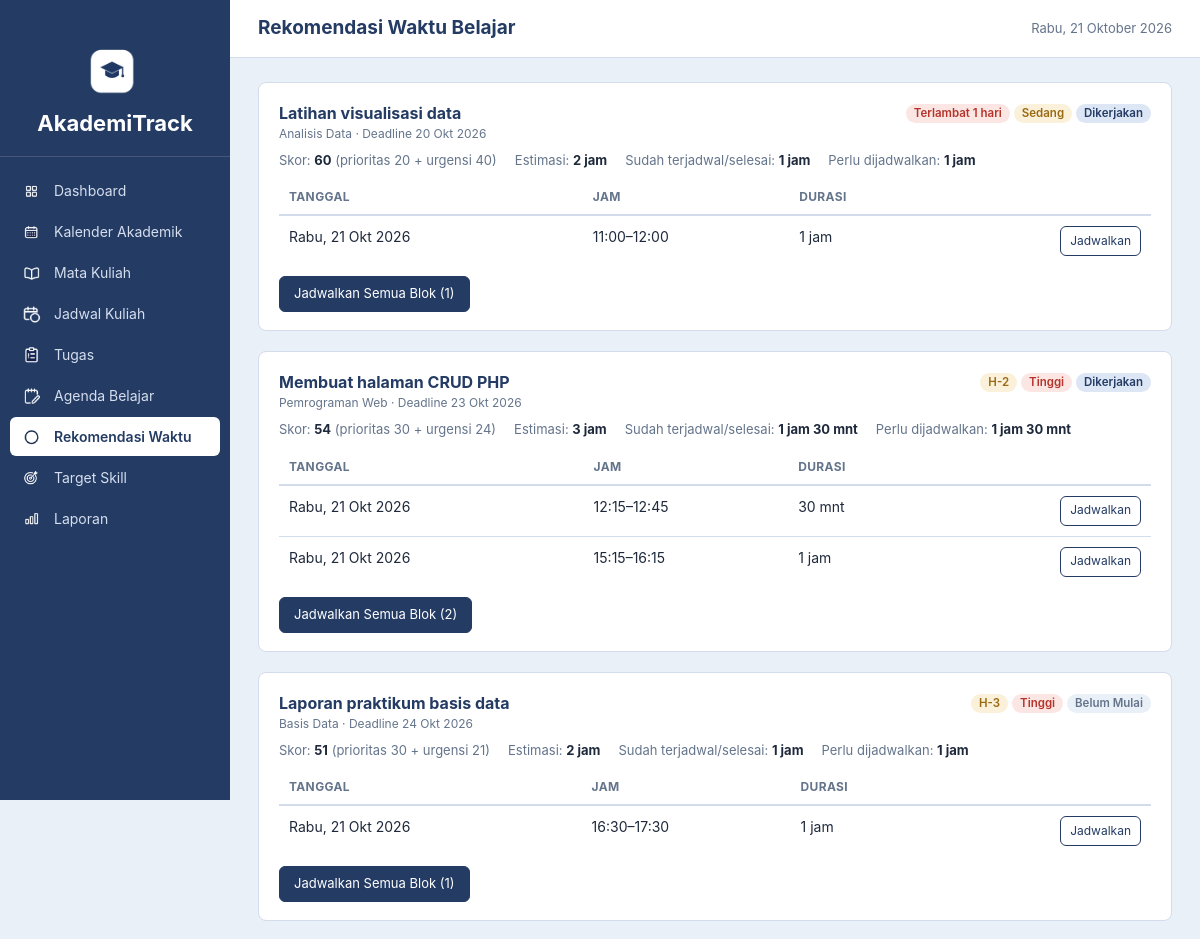
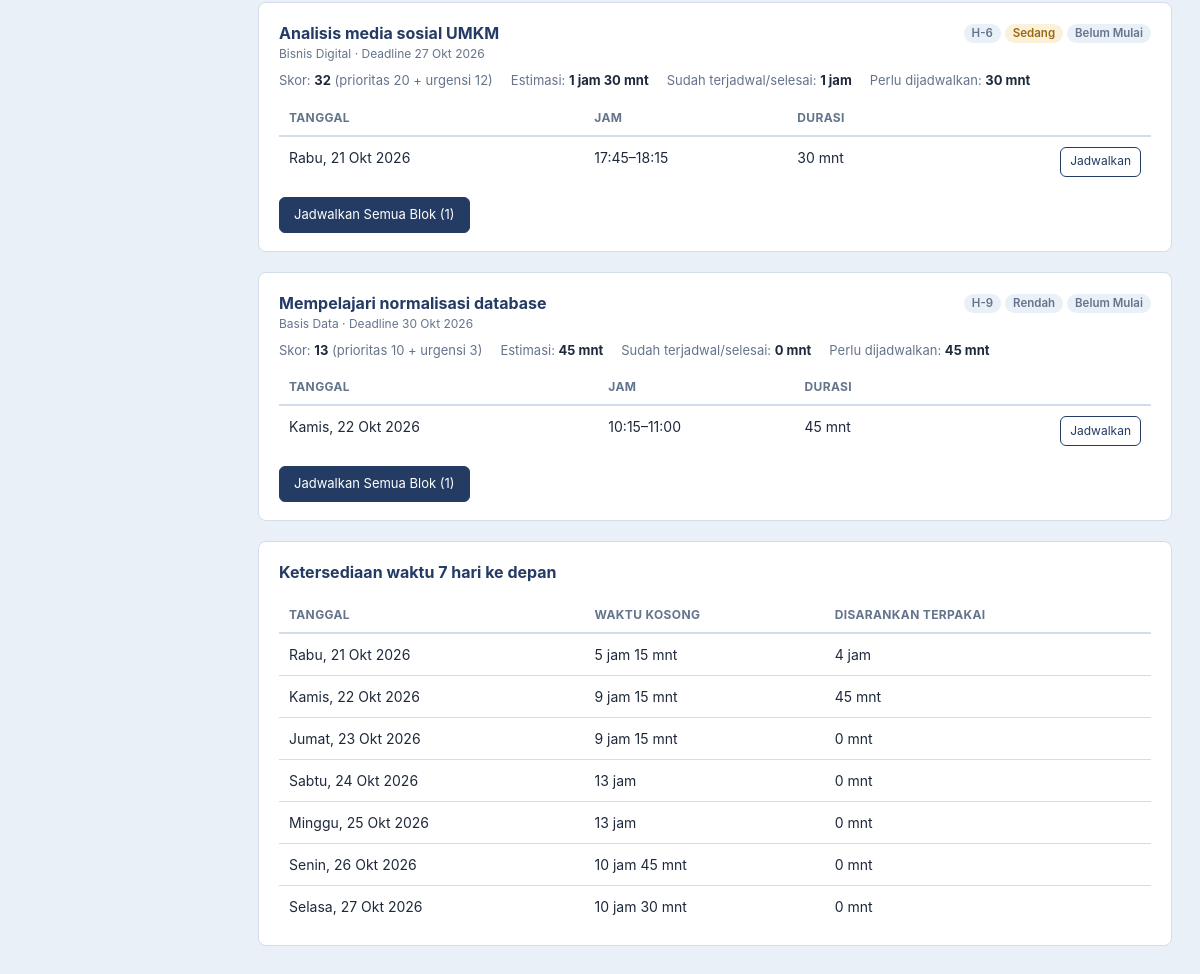
Screenshot of /rekomendasi.php with the database file from the repository (2 pictures, top to bottom).
### tables this page shows
CREATE TABLE `tugas` (
  `id` int NOT NULL,
  `mata_kuliah_id` int DEFAULT NULL,
  `judul` varchar(150) NOT NULL,
  `deskripsi` text,
  `deadline` date NOT NULL,
  `prioritas` enum('Rendah','Sedang','Tinggi') NOT NULL DEFAULT 'Sedang',
  `estimasi_menit` int DEFAULT NULL,
  `status` enum('Belum Mulai','Dikerjakan','Selesai') NOT NULL DEFAULT 'Belum Mulai',
  `created_at` timestamp NULL DEFAULT CURRENT_TIMESTAMP
);

CREATE TABLE `mata_kuliah` (
  `id` int NOT NULL,
  `nama_mata_kuliah` varchar(100) NOT NULL,
  `dosen` varchar(100) DEFAULT NULL,
  `warna` varchar(20) DEFAULT '#79502E',
  `created_at` timestamp NULL DEFAULT CURRENT_TIMESTAMP
);

### includes/rekomendasi.php (called while the page is built, shortened)
<?php
function ke_menit($hhmm)
{
    $bagian = explode(':', (string)$hhmm);
    return (int)$bagian[0] * 60 + (int)($bagian[1] ?? 0);
}
function dari_menit($menit)
{
    return sprintf('%02d:%02d', intdiv($menit, 60), $menit % 60);
}
function bobot_prioritas($prioritas)
{
    return ['Tinggi' => 30, 'Sedang' => 20, 'Rendah' => 10][$prioritas] ?? 20;
}
function skor_urgensi($sisaHari)
{
    return $sisaHari < 0 ? 40 : max(0, 30 - 3 * $sisaHari);
}
function slot_kosong_hari($conn, $tanggal, $menitSekarang = null)
{
    $awal = ke_menit(JAM_BELAJAR_MULAI);
    $akhir = ke_menit(JAM_BELAJAR_SELESAI);
    if ($menitSekarang !== null) {
        $awal = max($awal, (int)(ceil($menitSekarang / 30) * 30));
    }
    $sibuk = [];
    $hari = (int)date('N', strtotime($tanggal));
    $kuliah = db_all($conn, "SELECT jam_mulai, jam_selesai FROM jadwal_kuliah WHERE hari = ?", 'i', [$hari]);
    foreach ($kuliah as $k) {
        $sibuk[] = [ke_menit($k['jam_mulai']) - BUFFER_MENIT, ke_menit($k['jam_selesai']) + BUFFER_MENIT];
    }
    $sesi = db_all($conn, "SELECT waktu_mulai, waktu_selesai FROM sesi_belajar
                           WHERE status = 'Terjadwal' AND DATE(waktu_mulai) = ?", 's', [$tanggal]);
    foreach ($sesi as $s) {
        $sibuk[] = [ke_menit(substr($s['waktu_mulai'], 11, 5)) - BUFFER_MENIT, ke_menit(substr($s['waktu_selesai'], 11, 5)) + BUFFER_MENIT];
    }
    usort($sibuk, function ($a, $b) {
        return $a[0] <=> $b[0];
    });
    $kosong = [];
    $kursor = $awal;
    foreach ($sibuk as $b) {
        if ($b[0] > $kursor) {
            $ujung = min($b[0], $akhir);
            if ($ujung - $kursor >= BLOK_MIN) {
                $kosong[] = [$kursor, $ujung];
            }
        }
        $kursor = max($kursor, $b[1]);
    }
    if ($akhir - $kursor >= BLOK_MIN) {
        $kosong[] = [$kursor, $akhir];
    }
    return $kosong;
}
function total_menit_slot($daftarSlot)
{
    $total = 0;
    foreach ($daftarSlot as $s) {
        $total += max(0, $s[1] - $s[0]);
    }
    return $total;
}
function buat_rekomendasi($conn)
{
    $hariIni = date('Y-m-d');
    $menitSekarang = (int)date('G') * 60 + (int)date('i');
    $slots = [];
    $ketersediaan = [];
    for ($i = 0; $i < HORIZON_HARI; $i++) {
        $tgl = date('Y-m-d', strtotime($hariIni . ' +' . $i . ' day'));
        $slots[$tgl] = slot_kosong_hari($conn, $tgl, $i === 0 ? $menitSekarang : null);
        $ketersediaan[$tgl] = ['kosong' => total_menit_slot($slots[$tgl]), 'dipakai' => 0];
    }
    $tugas = db_all($conn, "SELECT t.*, m.nama_mata_kuliah FROM tugas t
                            LEFT JOIN mata_kuliah m ON m.id = t.mata_kuliah_id
                            WHERE t.status <> 'Selesai' ORDER BY t.deadline");
    $sudah = [];
    $baris = db_all($conn, "SELECT tugas_id, SUM(TIMESTAMPDIFF(MINUTE, waktu_mulai, waktu_selesai)) AS menit
                            FROM sesi_belajar
                            WHERE tugas_id IS NOT NULL AND status IN ('Terjadwal', 'Selesai')
                            GROUP BY tugas_id");
    foreach ($baris as $b) {
        $sudah[(int)$b['tugas_id']] = (int)$b['menit'];
    }
    $daftar = [];
    $dilewati = [];
    foreach ($tugas as $t) {
        $sisaHari = selisih_hari($hariIni, $t['deadline']);
        $estimasi = $t['estimasi_menit'] ? (int)$t['estimasi_menit'] : ESTIMASI_DEFAULT;
        $terjadwal = $sudah[(int)$t['id']] ?? 0;
        $bobot = bobot_prioritas($t['prioritas']);
        $urgensi = skor_urgensi($sisaHari);
        $daftar[] = [
            'tugas' => $t,
            'sisa_hari' => $sisaHari,
            'estimasi' => $estimasi,
            'estimasi_default' => !$t['estimasi_menit'],
            'terjadwal' => $terjadwal,
            'sisa' => max(0, $estimasi - $terjadwal),
            'bobot' => $bobot,
            'urgensi' => $urgensi,
            'skor' => $bobot + $urgensi,
            'idx_akhir' => $sisaHari < 0 ? 2 : $sisaHari,
            'usulan' => [],
            'kurang' => 0,
        ];
    }
    usort($daftar, function ($a, $b) {
        $cmp = $b['skor'] <=> $a['skor'];
        return $cmp !== 0 ? $cmp : strcmp($a['tugas']['deadline'], $b['tugas']['deadline']);
    });
    foreach ($daftar as $k => $item) {
        $sisa = $item['sisa'];
        $usulan = [];
        $dipakai = [];
        if ($sisa > 0) {
            foreach ([MAKS_PER_HARI, PHP_INT_MAX] as $batas) {
                for ($i = 0; $i <= $item['idx_akhir'] && $sisa > 0; $i++) {
                    $tgl = date('Y-m-d', strtotime($hariIni . ' +' . $i . ' day'));
                    foreach (array_keys($slots[$tgl]) as $idx) {
                        while ($sisa > 0) {
                            $iv = $slots[$tgl][$idx];
                            $boleh = $batas - ($dipakai[$tgl] ?? 0);
                            $panjang = min(BLOK_MAX, $sisa, $iv[1] - $iv[0], $boleh);
                            if ($panjang < min(BLOK_MIN, $sisa)) {
                                break;
                            }
                            $usulan[] = [
                                'tanggal' => $tgl,
                                'mulai' => dari_menit($iv[0]),
                                'selesai' => dari_menit($iv[0] + $panjang),
                                'menit' => $panjang,
                            ];
                            $dipakai[$tgl] = ($dipakai[$tgl] ?? 0) + $panjang;
                            $ketersediaan[$tgl]['dipakai'] += $panjang;
                            $sisa -= $panjang;
                            $slots[$tgl][$idx][0] = $iv[0] + $panjang + BUFFER_MENIT;
                        }
                    }
                }
            }
        }
        usort($usulan, function ($a, $b) {
            return strcmp($a['tanggal'] . $a['mulai'], $b['tanggal'] . $b['mulai']);
        });
        $daftar[$k]['usulan'] = $usulan;
        $daftar[$k]['kurang'] = $sisa;
    }
    return ['daftar' => $daftar, 'dilewati' => $dilewati, 'ketersediaan' => $ketersediaan];
}

### rekomendasi.php (the view, shortened to what this page needs)
<?php
require_once __DIR__ . '/includes/init.php';
$hasil = buat_rekomendasi($conn);
$daftar = $hasil['daftar'];
$ketersediaan = $hasil['ketersediaan'];
include __DIR__ . '/includes/header.php';
?>
<?php foreach ($daftar as $item):
    $t = $item['tugas'];
    $dl = info_deadline($t['deadline'], $t['status']); ?>
<div class="card">
    <div class="rek-kepala">
        <div>
            <h2><?= e($t['judul']) ?></h2>
            <div class="muted kecil"><?= e($t['nama_mata_kuliah'] ?: 'Tanpa mata kuliah') ?> · Deadline <?= e(tanggal_indo($t['deadline'])) ?></div>
        </div>
        <div><?= badge($dl[0], $dl[1]) ?> <?= badge_status($t['prioritas']) ?> <?= badge_status($t['status']) ?></div>
    </div>
    <div class="rek-meta">
        <span>Skor: <b><?= (int)$item['skor'] ?></b> (prioritas <?= (int)$item['bobot'] ?> + urgensi <?= (int)$item['urgensi'] ?>)</span>
        <span>Estimasi: <b><?= e(fmt_durasi($item['estimasi'])) ?></b><?= $item['estimasi_default'] ? ' (default)' : '' ?></span>
        <span>Sudah terjadwal/selesai: <b><?= e(fmt_durasi($item['terjadwal'])) ?></b></span>
        <span>Perlu dijadwalkan: <b><?= e(fmt_durasi($item['sisa'])) ?></b></span>
    </div>
    <?php if ($item['sisa'] === 0): ?>
        <div class="alert alert-info" style="margin:0">Kebutuhan waktu tugas ini sudah tertutup oleh sesi yang ada.</div>
    <?php else: ?>
        <?php if ($item['usulan']): ?>
        <div class="tabel-wrap">
        <table class="data">
            <thead><tr><th>Tanggal</th><th>Jam</th><th>Durasi</th><th></th></tr></thead>
            <tbody>
            <?php foreach ($item['usulan'] as $u): ?>
                <tr>
                    <td><?= e(nama_hari_tanggal($u['tanggal'])) ?>, <?= e(tanggal_indo($u['tanggal'])) ?></td>
                    <td><?= e($u['mulai']) ?>–<?= e($u['selesai']) ?></td>
                    <td><?= e(fmt_durasi($u['menit'])) ?></td>
                    <td class="aksi">
                        <form method="post" action="rekomendasi.php" class="inline">
                            <button type="submit" class="btn btn-sekunder btn-kecil">Jadwalkan</button>
                        </form>
                    </td>
                </tr>
            <?php endforeach; ?>
            </tbody>
        </table>
        </div>
        <form method="post" action="rekomendasi.php" style="margin-top:10px">
            <button type="submit" class="btn">Jadwalkan Semua Blok (<?= count($item['usulan']) ?>)</button>
        </form>
        <?php endif; ?>
    <?php endif; ?>
</div>
<?php endforeach; ?>
<div class="card">
    <div class="card-header"><h2>Ketersediaan waktu 7 hari ke depan</h2></div>
    <div class="tabel-wrap">
    <table class="data">
        <thead><tr><th>Tanggal</th><th>Waktu kosong</th><th>Disarankan terpakai</th></tr></thead>
        <tbody>
        <?php $n = 0; foreach ($ketersediaan as $tgl => $v): if (++$n > 7) { break; } ?>
            <tr>
                <td><?= e(nama_hari_tanggal($tgl)) ?>, <?= e(tanggal_indo($tgl)) ?></td>
                <td><?= e(fmt_durasi($v['kosong'])) ?></td>
                <td><?= e(fmt_durasi($v['dipakai'])) ?></td>
            </tr>
        <?php endforeach; ?>
        </tbody>
    </table>
    </div>
</div>
<?php include __DIR__ . '/includes/footer.php'; ?>

### includes/functions.php (shortened to what this page needs)
<?php
function e($teks)
{
    return htmlspecialchars((string)$teks, ENT_QUOTES, 'UTF-8');
}
function db_query($conn, $sql, $types = '', $params = [])
{
    $stmt = mysqli_prepare($conn, $sql);
    if ($types !== '') {
        mysqli_stmt_bind_param($stmt, $types, ...$params);
    }
    if (!mysqli_stmt_execute($stmt)) {
        $err = mysqli_stmt_error($stmt);
        mysqli_stmt_close($stmt);
        die('Query gagal dijalankan: ' . e($err));
    }
    return $stmt;
}
function db_all($conn, $sql, $types = '', $params = [])
{
    $stmt = db_query($conn, $sql, $types, $params);
    $res = mysqli_stmt_get_result($stmt);
    $rows = $res ? mysqli_fetch_all($res, MYSQLI_ASSOC) : [];
    return $rows;
}
function tanggal_indo($tgl)
{
    $t = strtotime($tgl);
    return date('j', $t) . ' ' . BULAN_SINGKAT[(int)date('n', $t)] . ' ' . date('Y', $t);
}
function nama_hari_tanggal($tgl)
{
    return NAMA_HARI[(int)date('N', strtotime($tgl))];
}
function selisih_hari($a, $b)
{
    return (int)(new DateTime($a))->diff(new DateTime($b))->format('%r%a');
}
function badge($teks, $kelas = 'badge-muted')
{
    return '<span class="badge ' . e($kelas) . '">' . e($teks) . '</span>';
}
function badge_status($status)
{
    $peta = [
        'Belum Mulai' => 'badge-muted', 'Dikerjakan' => 'badge-info', 'Selesai' => 'badge-ok',
        'Terjadwal' => 'badge-info', 'Dibatalkan' => 'badge-muted',
        'Berjalan' => 'badge-info', 'Tercapai' => 'badge-ok', 'Ditunda' => 'badge-warn',
        'Tinggi' => 'badge-danger', 'Sedang' => 'badge-warn', 'Rendah' => 'badge-muted',
    ];
    return badge($status, $peta[$status] ?? 'badge-muted');
}

### assets/css/style.css (style rules this page uses)
:root { --navy: #243B64; --navy-gelap: #1B2E4F; --putih: #FFFFFF; --latar: #EAF0F8; --abu: #64748B; --teks: #1E293B; --garis: #D3DCEA; --ok: #2F7D5B; --ok-bg: #E3F3EB; --warn: #9A6A12; --warn-bg: #FBF0D9; --danger: #B4332A; --danger-bg: #FBE6E4; --info-bg: #DCE6F5; --radius: 8px; }
* { box-sizing: border-box; }
html, body { margin: 0; padding: 0; }
body { font-family: -apple-system, BlinkMacSystemFont, "Segoe UI", Roboto, Helvetica, Arial, sans-serif; font-size: 14px; line-height: 1.5; color: var(--teks); background: var(--latar); }
h1, h2, h3 { margin: 0; color: var(--navy); }
h2 { font-size: 16px; }
.card { background: var(--putih); border: 1px solid var(--garis); border-radius: var(--radius); padding: 18px 20px; margin-bottom: 20px; }
.card-header { display: flex; align-items: center; justify-content: space-between; gap: 10px; margin-bottom: 14px; flex-wrap: wrap; }
.muted { color: var(--abu); }
.kecil { font-size: 12px; }
.btn { display: inline-block; padding: 7px 14px; border-radius: 6px; border: 1px solid var(--navy); background: var(--navy); color: var(--putih); font-size: 13px; cursor: pointer; text-decoration: none; font-family: inherit; }
.btn-sekunder { background: var(--putih); color: var(--navy); }
.btn-kecil { padding: 3px 9px; font-size: 12px; }
form.inline { display: inline; margin: 0; }
.tabel-wrap { overflow-x: auto; }
table.data { width: 100%; border-collapse: collapse; }
table.data th { text-align: left; font-size: 12px; text-transform: uppercase; letter-spacing: .03em; color: var(--abu); padding: 8px 10px; border-bottom: 2px solid var(--garis); white-space: nowrap; }
table.data td { padding: 10px; border-bottom: 1px solid var(--garis); vertical-align: top; }
table.data tr:last-child td { border-bottom: 0; }
td.aksi { white-space: nowrap; text-align: right; }
.badge { display: inline-block; padding: 1px 8px; border-radius: 10px; font-size: 11.5px; font-weight: 600; white-space: nowrap; }
.badge-muted { background: var(--latar); color: var(--abu); }
.badge-info { background: var(--info-bg); color: var(--navy); }
.badge-warn { background: var(--warn-bg); color: var(--warn); }
.badge-danger { background: var(--danger-bg); color: var(--danger); }
.btn { display: inline-flex; align-items: center; justify-content: center; min-height: 36px; box-sizing: border-box; padding: 0 14px; border: 1px solid var(--navy); border-radius: 6px; background: var(--navy); color: var(--putih); font-family: inherit; font-size: 13px; line-height: 1.2; cursor: pointer; text-decoration: none; }
.btn-kecil { min-height: 30px; padding: 0 9px; font-size: 12px; }
.rek-kepala { display: flex; justify-content: space-between; gap: 12px; flex-wrap: wrap; margin-bottom: 8px; }
.rek-meta { display: flex; gap: 18px; flex-wrap: wrap; font-size: 13px; color: var(--abu); margin-bottom: 10px; }
.rek-meta b { color: var(--teks); }

### rows the page displays
tugas: judul "Latihan visualisasi data", deadline "20 Okt 2026", prioritas "Sedang Dikerjakan"
mata_kuliah: nama_mata_kuliah "Analisis Data"
tugas: judul "Membuat halaman CRUD PHP", deadline "23 Okt 2026", prioritas "Tinggi Dikerjakan"
mata_kuliah: nama_mata_kuliah "Pemrograman Web"
tugas: judul "Laporan praktikum basis data", deadline "24 Okt 2026", prioritas "Tinggi Belum Mulai"
mata_kuliah: nama_mata_kuliah "Basis Data"
tugas: judul "Analisis media sosial UMKM", deadline "27 Okt 2026", prioritas "Sedang Belum Mulai"
mata_kuliah: nama_mata_kuliah "Bisnis Digital"
tugas: judul "Mempelajari normalisasi database", deadline "30 Okt 2026", prioritas "Rendah Belum Mulai"

### other values shown
$m[1] "Dashboard"
$m[1] "Kalender Akademik"
$m[1] "Mata Kuliah"
$m[1] "Jadwal Kuliah"
$m[1] "Tugas"
$m[1] "Agenda Belajar"
$m[1] "Rekomendasi Waktu"
$m[1] "Target Skill"
$m[1] "Laporan"
$judul_halaman "Rekomendasi Waktu Belajar"
$teks "Terlambat 1 hari"
$item['skor'] "60"
$item['bobot'] "20"
$item['urgensi'] "40"
fmt_durasi($item['estimasi']) "2 jam"
